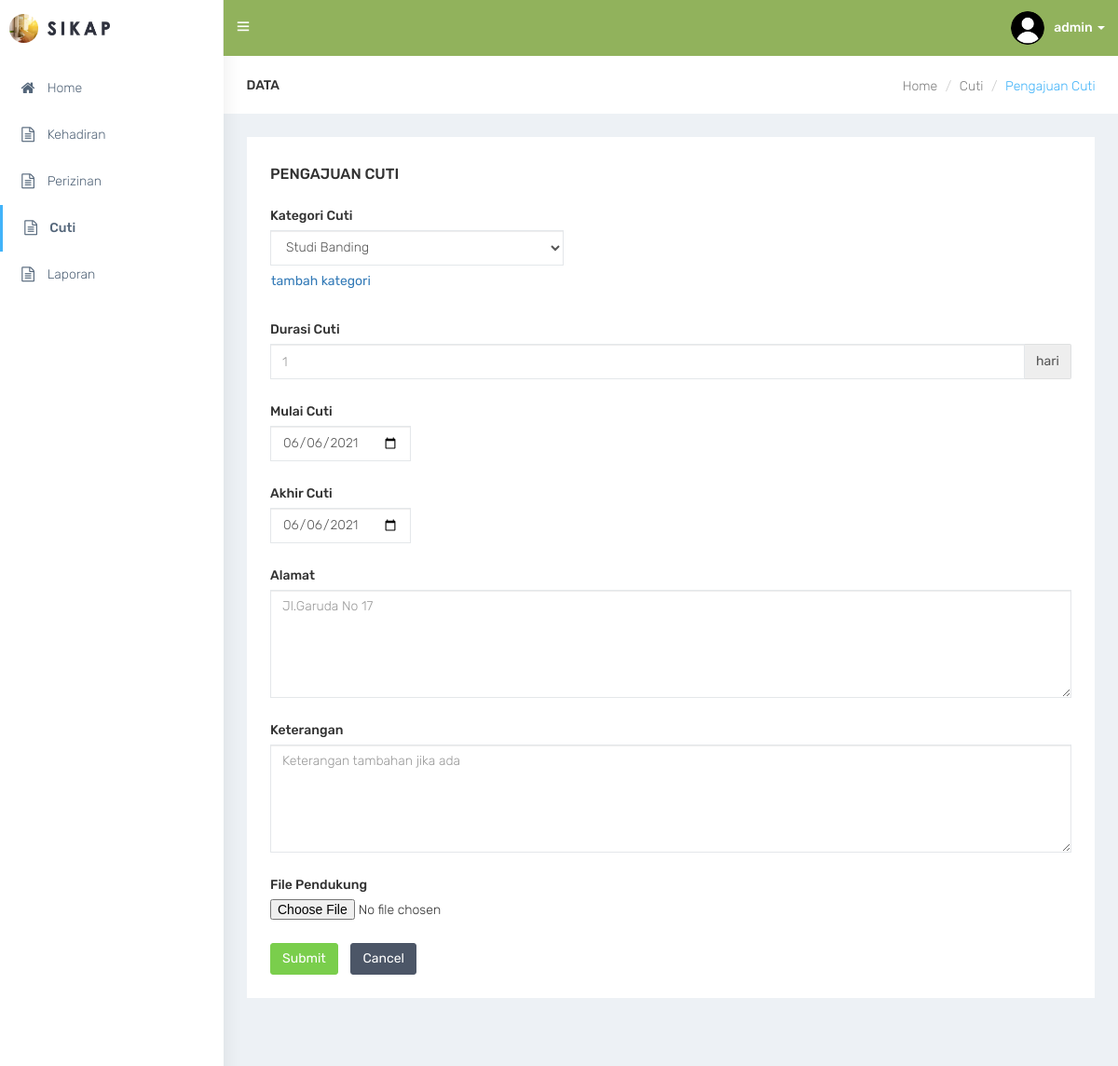
/cuti-add (signed in), run on the app's committed database.
### tables this page shows
CREATE TABLE `user` (
  `us_id` int(11) NOT NULL,
  `ac_id` int(11) NOT NULL,
  `us_username` varchar(30) NOT NULL,
  `us_password` varchar(100) NOT NULL,
  `us_photo` varchar(100) NOT NULL,
  `us_email` varchar(30) NOT NULL
);

### cuti-add.php (the view, shortened to what this page needs)
<div id="page-wrapper">
    <div class="container-fluid">
        <div class="row bg-title">
            <div class="col-lg-3 col-md-4 col-sm-4 col-xs-12">
                <h4 class="page-title">Data</h4>
            </div>
            <div class="col-lg-9 col-sm-8 col-md-8 col-xs-12">
                <ol class="breadcrumb">
                    <li><a href="index">Home</a></li>
                    <li><a href="cuti">Cuti</a></li>
                    <li class="active">Pengajuan Cuti</li>
                </ol>
            </div>
        </div>
        <div class="row">
            <div class="col-sm-12">
                <div class="white-box">
                    <h3 class="box-title m-b-0">Pengajuan Cuti</h3><br>
                    <div class="row">
                        <div class="col-sm-12 col-xs-12">
                                <div class="form-group">
                                    <label>Kategori Cuti</label>
                                    <div class="input-group">
                                        <select id="jenis_cuti" name="jenis_cuti" class="form-control">
                                            <?php
                                            $sql = "SELECT * FROM jenis_cuti ORDER BY id DESC";
                                            $result = $conn->query($sql);
                                            while ($row = $result->fetch()) {
                                                echo "<option value=" . $row['id'] . ">" . $row['value'] . "</option>";
                                            }
                                            ?>
                                        </select>
                                        <button type="button" class="btn btn-link" aria-label="Left Align" style="padding-left: 0;" data-toggle="modal" data-target="#tambahkategori">tambah kategori</button>
                                  </div>
                                </div>
                                <div class="form-group">
                                    <label>Durasi Cuti</label>
                                    <div class="input-group">
                                        <input id="durasi" type="number" name="durasi" class="form-control" value="" placeholder="1">
                                        <span class="input-group-addon" id="basic-addon2">hari</span>
                                    </div>
                                </div>
                                <div class="form-group">
                                    <label>Mulai Cuti</label>
                                    <div class="input-group">
                                        <input id="cuti_start" type="date" name="cuti_start" class="form-control" value="<?php echo date('Y-m-d'); ?>">
                                    </div>
                                </div>
                                <div class="form-group">
                                    <label>Akhir Cuti</label>
                                    <div class="input-group">
                                        <input id="cuti_end" type="date" name="cuti_end" class="form-control" value="<?php echo date('Y-m-d'); ?>">
                                    </div>
                                </div>
                                <div class="form-group">
                                    <label>Alamat</label>
                                        <textarea id="alamat" rows="5" name="alamat" class="form-control" value="" placeholder="Jl.Garuda No 17" style="min-width: 100%"></textarea>
                                </div>
                                <div class="form-group">
                                    <label>Keterangan</label>
                                        <textarea id="keterangan" rows="5" name="keterangan" class="form-control" value="" placeholder="Keterangan tambahan jika ada" style="min-width: 100%"></textarea>
                                </div>
                                <div class="form-group">
                                    <label for="exampleInputFile">File Pendukung</label>
                                    <input type="file" id="exampleInputFile">
                                </div>
                                <button id="btn-pengajuan" type="button" class="btn btn-success waves-effect waves-light m-r-10">Submit</button>
                                <a href="cuti" class="btn btn-inverse waves-effect waves-light">Cancel</a>
                        </div>
                    </div>
                </div>
            </div>
        </div>
    </div>
</div>

### lib/lib-topbar.php (shortened to what this page needs)
   <nav class="navbar navbar-default navbar-static-top m-b-0">
       <div class="navbar-header" style="background: #91b25c;">
           <div class="top-left-part">
               <a class="logo" href="index">
                   <b>
                   <img src="images/admin-lg.png" alt="home" class="light-logo" style="max-height: 31px;" /></b>
                   <span class="hidden-xs">
                   <img src="images/admin-tx.png" alt="home" class="light-logo" style="max-height: 15px;" /></span>
               </a>
           </div>
           <ul class="nav navbar-top-links navbar-left">
               <li><a href="javascript:void(0)" class="open-close waves-effect waves-light"><i class="ti-menu"></i></a></li>
           </ul>
           <?php
require_once(__DIR__.'/config.php');
$id = $_SESSION['id'];
               $sql = "SELECT * FROM user JOIN access_control USING(ac_id) WHERE us_id='$id'";
               $query = $conn->query($sql);
               $data = $query->fetch(PDO::FETCH_OBJ);
           ?>
           <ul class="nav navbar-top-links navbar-right pull-right">
               <li class="dropdown">
                   <a class="dropdown-toggle profile-pic" data-toggle="dropdown" href="#"> <img src="images/user/<?php echo $data->us_photo;?>" alt="user-img" width="36" class="img-circle"><b class="hidden-xs"><?php echo $data->us_username;?> </b><span class="caret"></span> </a>
               </li>
           </ul>
       </div>
   </nav>

### css/default.css (style rules this page uses)
body { background: #fff; }
.top-left-part { background: #fff; }
.top-left-part .light-logo { display: inline-block; }
.navbar-header { background: #2f323e; }
.navbar-top-links > li > a { color: #ffffff; }
.bg-title .breadcrumb .active { color: #41b3f9; }

### data on the page
user: us_photo (picture), us_username "admin"

### other printed values
form field jenis_cuti "Studi Banding"
